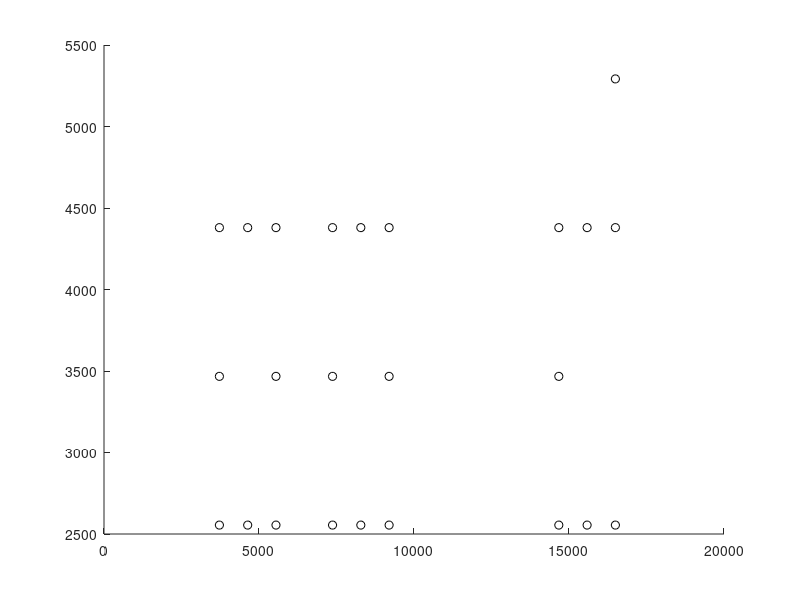

Recreate this plot in MATLAB.
clear all

global Bscrew Bedge Beclimb Bline

bmag = 2.74E-4;

l = 0.5 / bmag;
b = [1 0 1];

side1 = [-1 0 1];
side2 = [0 -1 0];
side3 = -side1;
side4 = -side2;

n = cross(side2, b);

%start from center of grid

%P1 = [0.52 0.52  1.7]/bmag; %exiting top
%P1 = [0.52 0.1 0.52]/bmag; %lateral

%Loop n.1, inside [101]
P1 = [1.52 1.2 1.2] / bmag;
P2m = P1 + l * side1 * 0.5;
P2 = P1 + l * side1;
P3m = P2 + l * side2 * 0.5;
P3 = P2 + l * side2;
P4 = P3 + l * side3;
P4m = P3 + l * side3 * 0.5;
P1m = P4 + l * side4 * 0.5;

%Loop n.2, inside [101]
P5 = [2.52 1.2 1.2] / bmag;
P6m = P5 + l * side1 * 0.5;
P6 = P5 + l * side1;
P7m = P6 + l * side2 * 0.5;
P7 = P6 + l * side2;
P8 = P7 + l * side3;
P8m = P7 + l * side3 * 0.5;
P5m = P8 + l * side4 * 0.5;

%Loop n.3, inside [101]
P9 = [4.52 1.2 1.2] / bmag;
P10m = P9 + l * side1 * 0.5;
P10 = P9 + l * side1;
P11m = P10 + l * side2 * 0.5;
P11 = P10 + l * side2;
P12 = P11 + l * side3;
P12m = P11 + l * side3 * 0.5;
P9m = P9 + l * side4 * 0.5;

rn = [
    P1, 7;
    P2m, 0;
    P2, 7;
    P3m, 0;
    P3, 7;
    P4m, 0;
    P4, 7;
    P1m, 0;

    P5, 7;
    P6m, 0;
    P6, 7;
    P7m, 0;
    P7, 7;
    P8m, 0;
    P8, 7;
    P5m, 0;

    P9, 7;
    P10m, 0;
    P10, 7;
    P11m, 0;
    P11, 7;
    P12m, 0;
    P12, 7;
    P9m, 0;
    ];

links = [2 1 b n;
    3 2 b n;
    4 3 b n;
    5 4 b n;
    6 5 b n;
    7 6 b n;
    8 7 b n;
    1 8 b n;

    2 + 8 1 + 8 b n;
    3 + 8 2 + 8 b n;
    4 + 8 3 + 8 b n;
    5 + 8 4 + 8 b n;
    6 + 8 5 + 8 b n;
    7 + 8 6 + 8 b n;
    8 + 8 7 + 8 b n;
    1 + 8 8 + 8 b n;

    2 + 16 1 + 16 b n;
    3 + 16 2 + 16 b n;
    4 + 16 3 + 16 b n;
    5 + 16 4 + 16 b n;
    6 + 16 5 + 16 b n;
    7 + 16 6 + 16 b n;
    8 + 16 7 + 16 b n;
    1 + 16 8 + 16 b n;
    ];

MU = 1;
NU = 0.305;
maxconnections = 8;
lmax = 500;
lmin = 100;
coplanar_tol = 10;
areamin = lmin * lmin * sin(60/180 * pi) * 0.5;
areamax = 20 * areamin;
a = lmin / sqrt(3) * 0.5;
Ec = MU / (4 * pi) * log(a / 0.1);
dt0 = 1e5;
mobility = 'mobbcc0';

intSimTime = 0;
sinTime = 0;
dtplot = 5e5;
doplot = 1; % frame recording: 1 == on, 0 == off
totalSimTime = 0.3e12;
curstep = 0;
simTime = 0;

Bscrew = 1e0;
Bedge = 1e0;
Beclimb = 1e10;
Bline = 1.0e-4 * min(Bscrew, Bedge);

integrator = 'int_trapezoid';
rann = 0.5 * a;
rntol = 0.5 * rann;
doremesh = 1; %flat set to 0 or 1 that turns the remesh functions off or on
docollision = 1; %flat set to 0 or 1 that turns collision detection off or on
doseparation = 1; %flat set to 0 or 1 that turns splitting algorithm for highly connected node off or on
dovirtmesh = 1; %flat set to 0 or 1 that turns remeshing of virtual nodes off or on
plotFreq = 1;
plim = 7000;
viewangle = [-35, 15];
printfreq = 1;
printnode = 4;
rmax = 100; %maximum distance a node may travel in one cycle

%FEM CANTILEVER PARAMETERS

dx = 12; %microns
dy = 2; %microns
dz = 2; %microns
%tungsten "a" is 0.000274
dx = dx / bmag;
dy = dy / bmag;
dz = dz / bmag;

mx = 30; % number of elements along beam length
loading = 1;
vertices = [0, 0, 0; ...
            dx, 0, 0; ...
            0, dy, 0; ...
            dx, dy, 0; ...
            0, 0, dz; ...
            dx, 0, dz; ...
            0, dy, dz; ...
            dx, dy, dz];

%plotnodes(rn,links,plim,vertices);
hold on;
plot3(rn(:, 1), rn(:, 2), rn(:, 3), 'ko'); %nodes
